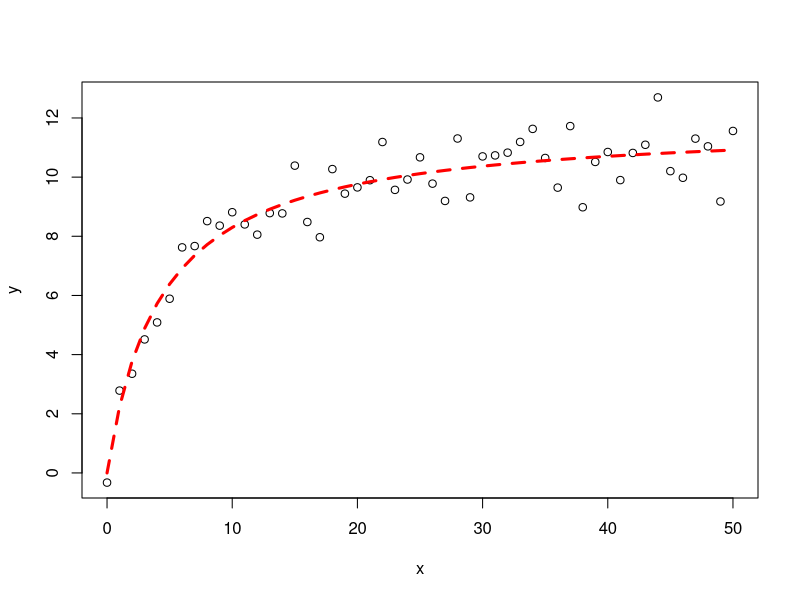

Reproduce this figure in R.
set.seed(20160227)
x<-seq(0,50,1)
y<-((runif(1,10,20)*x)/(runif(1,0,10)+x))+rnorm(51,0,1)
#for simple models nls find good starting values for the parameters even if it throw a warning
m<-nls(y~a*x/(b+x))
#get some estimation of goodness of fit
cor(y,predict(m))


#plot
plot(x,y)
lines(x,predict(m),lty=2,col="red",lwd=3)
